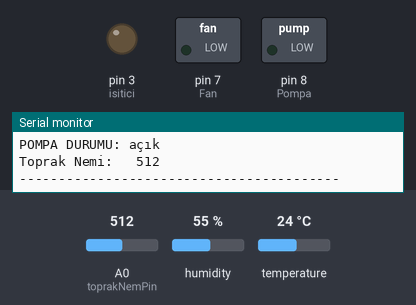
Bench run of a sketch on a simulated Arduino Uno, built with avr-gcc and run on an emulated ATmega328P. Parts: switched loads named in the sketch (green lamp = pin HIGH), output pins drawn as LEDs (lit = HIGH), the last lines printed to the serial monitor. The inputs (shaded band) are chosen by the test bench; at power-on: humidity 55 %, A0 (toprakNemPin) = 512, temperature 24 °C.

Above: at 2.2 s.
2.3 s: humidity set to 51 %
5.3 s: humidity set to 47 %
At 6.2 s:
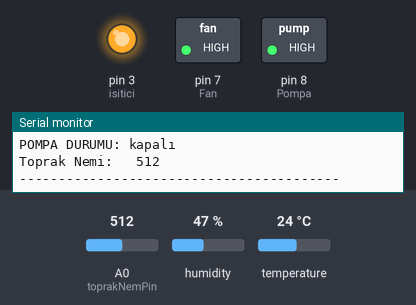
8.3 s: humidity set to 68 %
At 11.2 s:
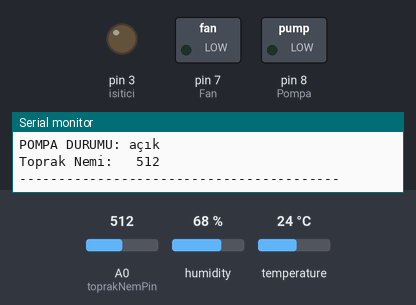
11.5 s: humidity set to 22 %
At 13.0 s:
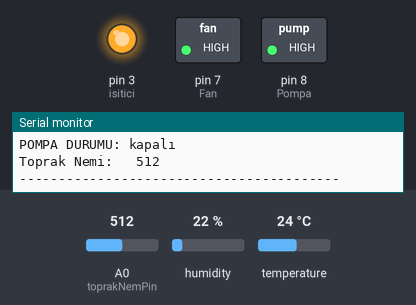
Timing chart, 0 to 14.5 s (numbered marks = the images above; inputs shaded):
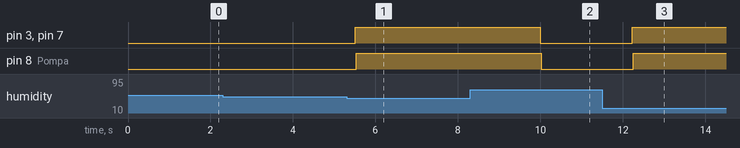

Measured:
- the behaviour switches between 50 and 49 % on humidity (found by bisection; images 0 and 1)
- after the input at 5.3 s, pin 3 (isitici): LOW → HIGH after 0.21 s; pin 7 (Fan): LOW → HIGH after 0.22 s; pin 8 (Pompa): LOW → HIGH after 0.24 s
- after the input at 8.3 s, pin 3 (isitici), pin 7 (Fan), pin 8 (Pompa): HIGH → LOW after 1.7 s
- after the input at 11.5 s, pin 3 (isitici): LOW → HIGH after 0.72 s; pin 7 (Fan): LOW → HIGH after 0.73 s; pin 8 (Pompa): LOW → HIGH after 0.75 s

The sketch:

Ardunio_Uno.ino
```cpp
//Sending Data from Arduino to NodeMCU Via Serial Communication
//Arduino code

//DHT11 Lib
#include <dht11.h>
//Arduino to NodeMCU Lib
#include <SoftwareSerial.h>
#include <ArduinoJson.h>

int istenilenSicaklik;
int toprakNemPin = A0;
int dhtPin = 4;  //sıcaklık ve nem sensörunun data pini
#define Fan 7    // fan data kontrol pini
#define Pompa 8
#define isitici 3
dht11 dht_sensor;
SoftwareSerial nodemcusend(5, 6);        //Initialise Arduino to NodeMCU (5=Rx & 6=Tx)
//SoftwareSerial nodemcureceive(9, 10);

//değiskenler alanı
float temp;
float hum;
String fanDurum;
String PompaDurum;
String isiticiDurum;
int toprakNemi;


void setup() {
  Serial.begin(9600);
  nodemcusend.begin(9600);
  //nodemcureceive.begin(9600);

  pinMode(Fan, OUTPUT);
  pinMode(Pompa, OUTPUT);
  pinMode(isitici, OUTPUT);

  delay(1000);

  Serial.println("Program started");
}

void loop() {

// StaticJsonBuffer<1000> jsonBuffer2;
 //JsonObject& data2 = jsonBuffer2.parseObject(nodemcureceive);
// Serial.print("Recieved serasicaklık:     ");
// int seraaa = data2["serasicaklik"];
 //Serial.println(seraaa);


  Serial.print("istenilenSicaklik:     ");
  Serial.println(istenilenSicaklik);

  int  chk = dht_sensor.read(dhtPin);
  Serial.print("NEM ORANI: ");
  Serial.println((float)dht_sensor.humidity,2);

  Serial.print("SICAKLIK ORANI: ");
  Serial.println((float)dht_sensor.temperature,2);

  hum=dht_sensor.humidity;
  temp = dht_sensor.temperature;
  if(hum<50)       ///DENEME AMAÇLI HUM KOYULUDU DEĞİŞECEK !!!!!!!!!!!!
  {
    digitalWrite(isitici,HIGH);
    isiticiDurum = "kapalı";
  }
  else
  {
    digitalWrite(isitici,LOW);
    isiticiDurum = "açık";

  }
  Serial.print("Isıtıcı DURUMU: ");
  Serial.println(isiticiDurum);
  if(hum<50)       ///DENEME AMAÇLI HUM KOYULUDU DEĞİŞECEK !!!!!!!!!!!!
  {
    digitalWrite(Fan,HIGH);
    fanDurum = "kapalı";
  }
  else
  {
    digitalWrite(Fan,LOW);
    fanDurum = "açık";

  }
  Serial.print("FAN DURUMU: ");
  Serial.println(fanDurum);

  if(hum<50)       ///DENEME AMAÇLI HUM KOYULUDU DEĞİŞECEK !!!!!!!!!!!!
  {
    digitalWrite(Pompa,HIGH);
    PompaDurum = "kapalı";
  }
  else
  {
    digitalWrite(Pompa,LOW);
    PompaDurum = "açık";

  }
  Serial.print("POMPA DURUMU: ");
  Serial.println(PompaDurum);


  toprakNemi = analogRead(toprakNemPin);
  Serial.print("Toprak Nemi:   ");
  Serial.println(toprakNemi);   //0-1023 arası   ne kadar küçük o kadar nemli demek


  StaticJsonBuffer<1000> jsonBuffer;
  JsonObject& data = jsonBuffer.createObject();
  //Assign collected data to JSON Object
  data["humidity"] = hum;
  data["temperature"] = temp;
  data["fanBilgisi"] = fanDurum;
  data["PompaBilgisi"] = PompaDurum;
  data["toprakNemBilgisi"] = toprakNemi;
  data["isiticiBilgisi"] = isiticiDurum;

  //Send data to NodeMCU
  data.printTo(nodemcusend);
  jsonBuffer.clear();

  Serial.println("-----------------------------------------");
  delay(2000);
}
```
